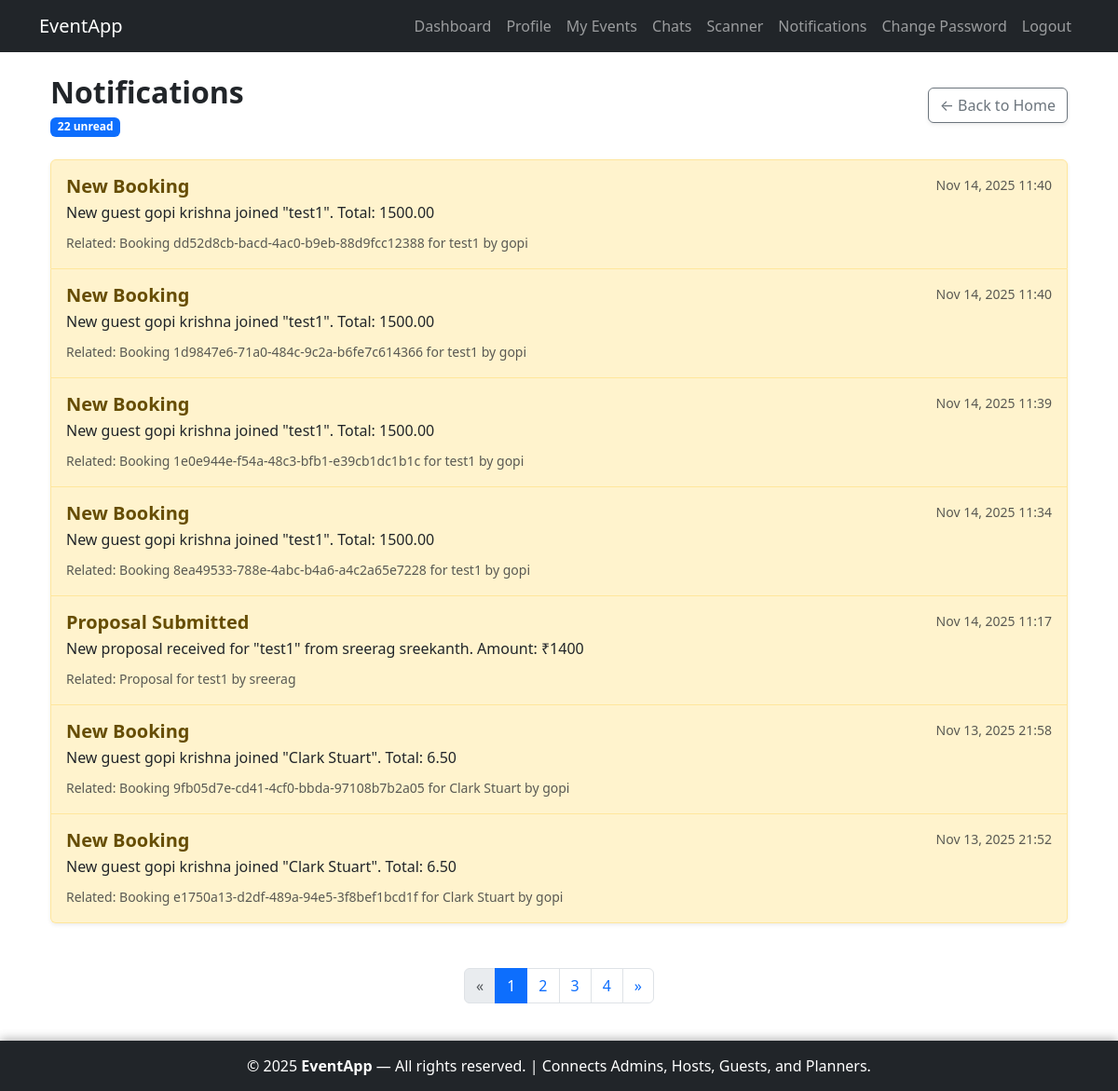
The app's page /notifications/ (signed in), older data.
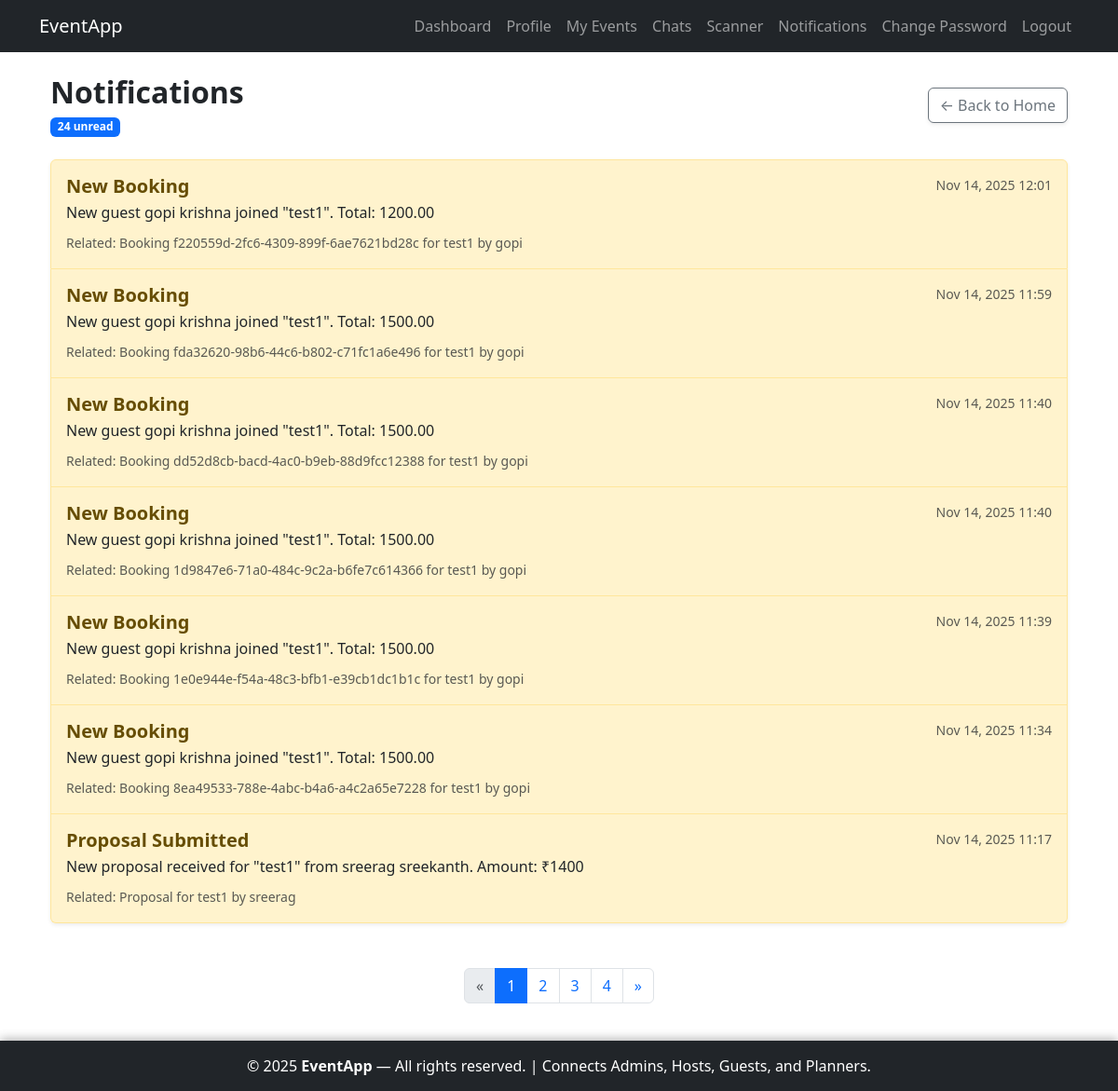
The same page, newer data.
### notifications/models.py (models this page shows, shortened)
class Notification(models.Model):
    TYPE_CHOICES = [
        ('proposal_submitted', 'Proposal Submitted'),
        ('proposal_accepted', 'Proposal Accepted'),
        ('booking_created', 'New Booking'),
        ('event_created', 'New Event'),
        ('general', 'General Alert'),
    ]
    recipient = models.ForeignKey(settings.AUTH_USER_MODEL, on_delete=models.CASCADE, related_name='notifications')
    notification_type = models.CharField(max_length=20, choices=TYPE_CHOICES)
    message = models.TextField()
    related_object_id = models.PositiveIntegerField(null=True, blank=True)  # e.g., Proposal/Booking ID
    related_model = models.CharField(max_length=50, null=True, blank=True)  # e.g., 'host.proposal'
    is_read = models.BooleanField(default=False)
    created_at = models.DateTimeField(auto_now_add=True)
    class Meta:
        ordering = ['-created_at']
    @property
    def related_object(self):
        if self.related_object_id and self.related_model:
            model_class = apps.get_model(self.related_model)
            return model_class.objects.get(id=self.related_object_id)
        return None

### guest/models.py (models this page shows, shortened)
class Booking(models.Model):
    STATUS_CHOICES = [
        ('confirmed', 'Confirmed'),
        ('cancelled', 'Cancelled'),
    ]
    guest = models.ForeignKey(
        settings.AUTH_USER_MODEL,
        on_delete=models.CASCADE,
        related_name='bookings'
    )
    event = models.ForeignKey(
        'host.Event',
        on_delete=models.CASCADE,
        related_name='bookings'
    )
    booking_id = models.UUIDField(default=uuid.uuid4, editable=False, unique=True)
    ticket_quantity = models.PositiveIntegerField(default=1)
    total_amount = models.DecimalField(max_digits=10, decimal_places=2)
    status = models.CharField(max_length=10, choices=STATUS_CHOICES, default='pending')
    qrcode = models.ImageField(upload_to='qrcodes/', blank=True, null=True)
    created_at = models.DateTimeField(auto_now_add=True)
    is_used = models.BooleanField(default=False)
    scanned_at = models.DateTimeField(null=True, blank=True)
    class Meta:
        ordering = ['-created_at']
    def __str__(self):
        return f"Booking {self.booking_id} for {self.event.name} by {self.guest.username}"

### host/models.py (models this page shows, shortened)
class Event(models.Model):
    NEEDS_CHOICES = [
        ('catering', 'Catering'),
        ('decorations', 'Decorations'),
        ('photography', 'Photography'),
        ('music', 'Music/DJ'),
        ('venue', 'Venue Setup'),
        ('other', 'Other'),
    ]
    host = models.ForeignKey(settings.AUTH_USER_MODEL, on_delete=models.CASCADE, related_name='events')
    name = models.CharField(max_length=255)
    start_date = models.DateTimeField()
    end_date = models.DateTimeField()
    budget = models.DecimalField(max_digits=10, decimal_places=2)
    guest_count = models.PositiveIntegerField()
    needs = models.CharField(max_length=255, blank=True)
    banner = models.ImageField(upload_to='events/', blank=True, null=True)
    venue_details = models.TextField(blank=True)
    created_at = models.DateTimeField(auto_now_add=True)
    updated_at = models.DateTimeField(auto_now=True)
    class Meta:
        ordering = ['-created_at']

class Proposal(models.Model):
    STATUS_CHOICES = [
        ('pending', 'Pending'),
        ('accepted', 'Accepted'),
        ('rejected', 'Rejected'),
    ]
    event = models.ForeignKey(Event, on_delete=models.CASCADE, related_name='proposals')
    planner = models.ForeignKey(settings.AUTH_USER_MODEL, on_delete=models.CASCADE, related_name='proposals')
    amount = models.DecimalField(max_digits=10, decimal_places=2)
    services = models.TextField()  # e.g., "Catering + Decorations"
    timeline = models.CharField(max_length=255, blank=True)
    status = models.CharField(max_length=10, choices=STATUS_CHOICES, default='pending')
    created_at = models.DateTimeField(auto_now_add=True)
    def __str__(self):
        return f"Proposal for {self.event.name} by {self.planner.username}"

### accounts/models.py (models this page shows, shortened)
class CustomUser(AbstractUser):
    ROLE_CHOICES = [
        ('planner', 'Planner'),
        ('guest', 'Guest'),
        ('host', 'Host'),
    ]
    role = models.CharField(
        max_length=10, choices=ROLE_CHOICES, blank=True, null=True,
        help_text="User role (None for superusers/admins)"
    )
    full_name = models.CharField(max_length=255, blank=True)
    email = models.EmailField(unique=True, blank=False)  # Enforced required in forms
    mobile_number = models.CharField(max_length=10, blank=True)
    address = models.TextField(blank=True)
    profile_picture = models.ImageField(upload_to='profiles/', blank=True, null=True)
    is_approved = models.BooleanField(default=False, help_text="For planners/guests only")

### notifications/views.py (the view)
# urls.py: path('', views.NotificationListView.as_view(), name='notification_list'),
class NotificationListView(LoginRequiredMixin, ListView):
    model = Notification
    template_name = 'notifications/notification_list.html'
    context_object_name = 'notifications'
    paginate_by = None   # disable ListView's built-in pagination
    def get_queryset(self):
        return (
            Notification.objects
            .filter(recipient=self.request.user)
            .order_by('-created_at')
        )
    def get_context_data(self, **kwargs):
        context = super().get_context_data(**kwargs)
        queryset = context["notifications"]
        page_obj, page_items = paginate_queryset(self.request, queryset)
        context["page_obj"] = page_obj
        context["notifications"] = page_items
        context["unread_count"] = Notification.objects.filter(
            recipient=self.request.user,
            is_read=False
        ).count()
        return context

### utils/pagination.py (called while the page is built)
def paginate_queryset(request, queryset):
    paginator = Paginator(queryset, DEFAULT_PER_PAGE)
    page_number = request.GET.get('page')
    try:
        page_obj = paginator.page(page_number)
    except PageNotAnInteger:
        page_obj = paginator.page(1)
    except EmptyPage:
        page_obj = paginator.page(paginator.num_pages)
    return page_obj, page_obj.object_list

### notifications/templates/notifications/notification_list.html (shortened to what this page needs)
{% extends 'accounts/base.html' %}
{% block content %}
<div class="container-fluid">
    <div class="row mb-4">
        <div class="col-12 d-flex align-items-center justify-content-between">
            <div>
                <h2 class="fw-bold mb-1">Notifications</h2>
                <span class="badge bg-primary">{{ unread_count }} unread</span>
            </div>
            <a href="{% url 'accounts:home' %}" class="btn btn-outline-secondary shadow-sm">
                &larr; Back to Home
            </a>
        </div>
    </div>
    <div class="row">
        <div class="col-12">
            <div class="list-group shadow-sm">
                {% for notification in notifications %}
                    <a href="{% url 'notifications:notification_detail' notification.pk %}"
                       class="list-group-item list-group-item-action py-3
                              {% if not notification.is_read %}list-group-item-warning{% endif %}">
                        <div class="d-flex w-100 justify-content-between">
                            <h5 class="mb-1 fw-semibold">
                                {{ notification.get_notification_type_display }}
                            </h5>
                            <small class="text-muted">
                                {{ notification.created_at|date:"M d, Y H:i" }}
                            </small>
                        </div>
                        <p class="mb-2 text-dark">{{ notification.message|truncatewords:20 }}</p>
                        {% if notification.related_object %}
                            <small class="text-muted">
                                Related: {{ notification.related_object }}
                            </small>
                        {% endif %}
                    </a>
                {% empty %}
                    <div class="alert alert-info text-center mb-0 py-4">
                        No notifications yet.
                    </div>
                {% endfor %}
            </div>
        </div>
    </div>
    <div class="row mt-4">
        <div class="col-12">
            {% include 'partials/pagination.html' %}
        </div>
    </div>
</div>
{% endblock %}

Row changes from the older to the newer data that the page shows:
no longer on this page (row unchanged): Notification: notification_type "New Booking", created_at "Nov 13, 2025 21:58", message "New guest gopi krishna joined \"Clark Stuart\". Total: 6.50", related_object "Booking 9fb05d7e-cd41-4cf0-bbda-97108b7b2a05 for Clark Stuart by gopi"
no longer on this page (row unchanged): Notification: notification_type "New Booking", created_at "Nov 13, 2025 21:52", message "New guest gopi krishna joined \"Clark Stuart\". Total: 6.50", related_object "Booking e1750a13-d2df-489a-94e5-3f8bef1bcd1f for Clark Stuart by gopi"
added Notification: notification_type "New Booking", created_at "Nov 14, 2025 12:01", message "New guest gopi krishna joined \"test1\". Total: 1200.00", related_object "Booking f220559d-2fc6-4309-899f-6ae7621bd28c for test1 by gopi"
added Notification: notification_type "New Booking", created_at "Nov 14, 2025 11:59", message "New guest gopi krishna joined \"test1\". Total: 1500.00", related_object "Booking fda32620-98b6-44c6-b802-c71fc1a6e496 for test1 by gopi"
Text that changed along with them:
{{ unread_count }}: "22" → "24"
